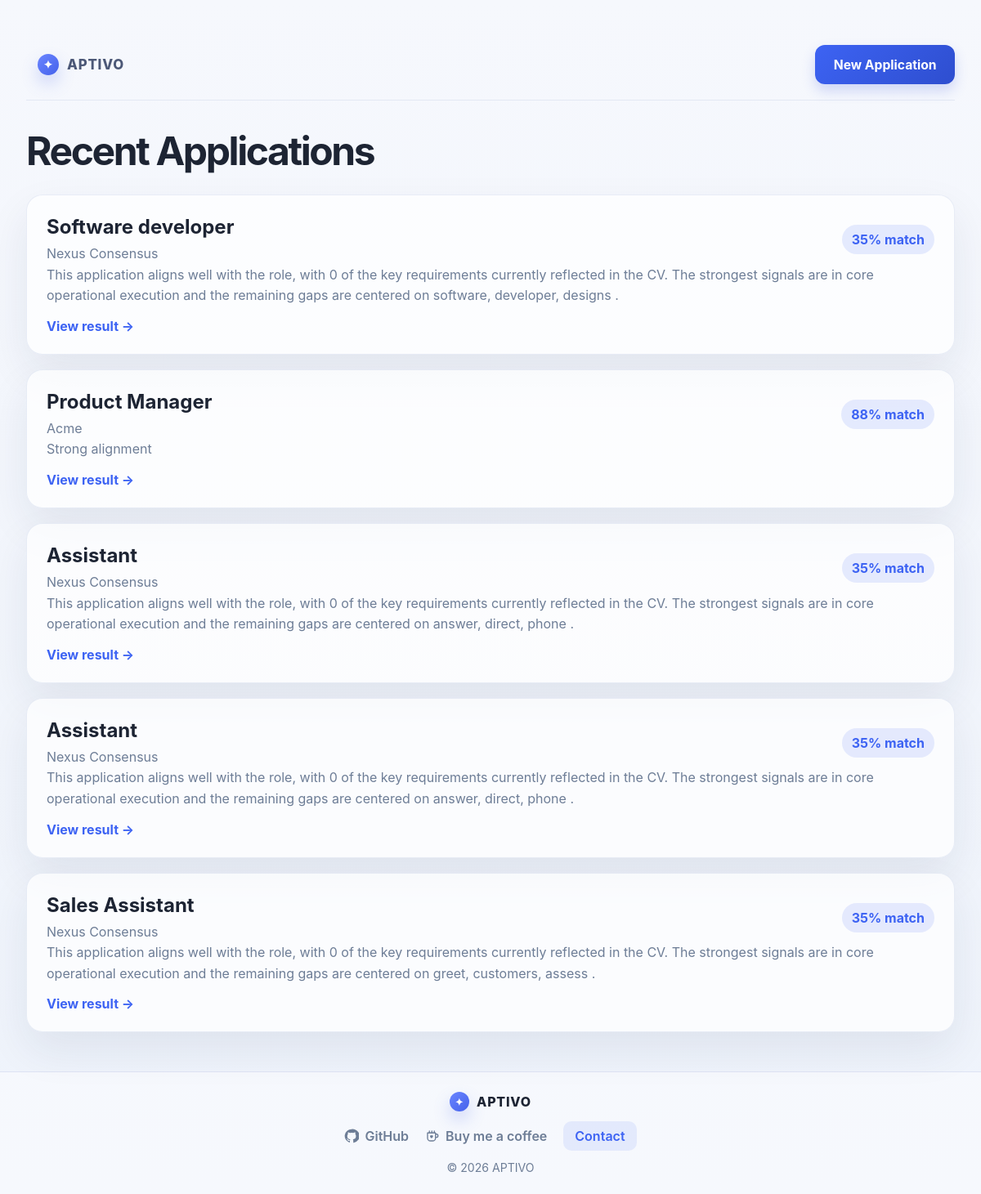
Page /dashboard on the earlier database version.
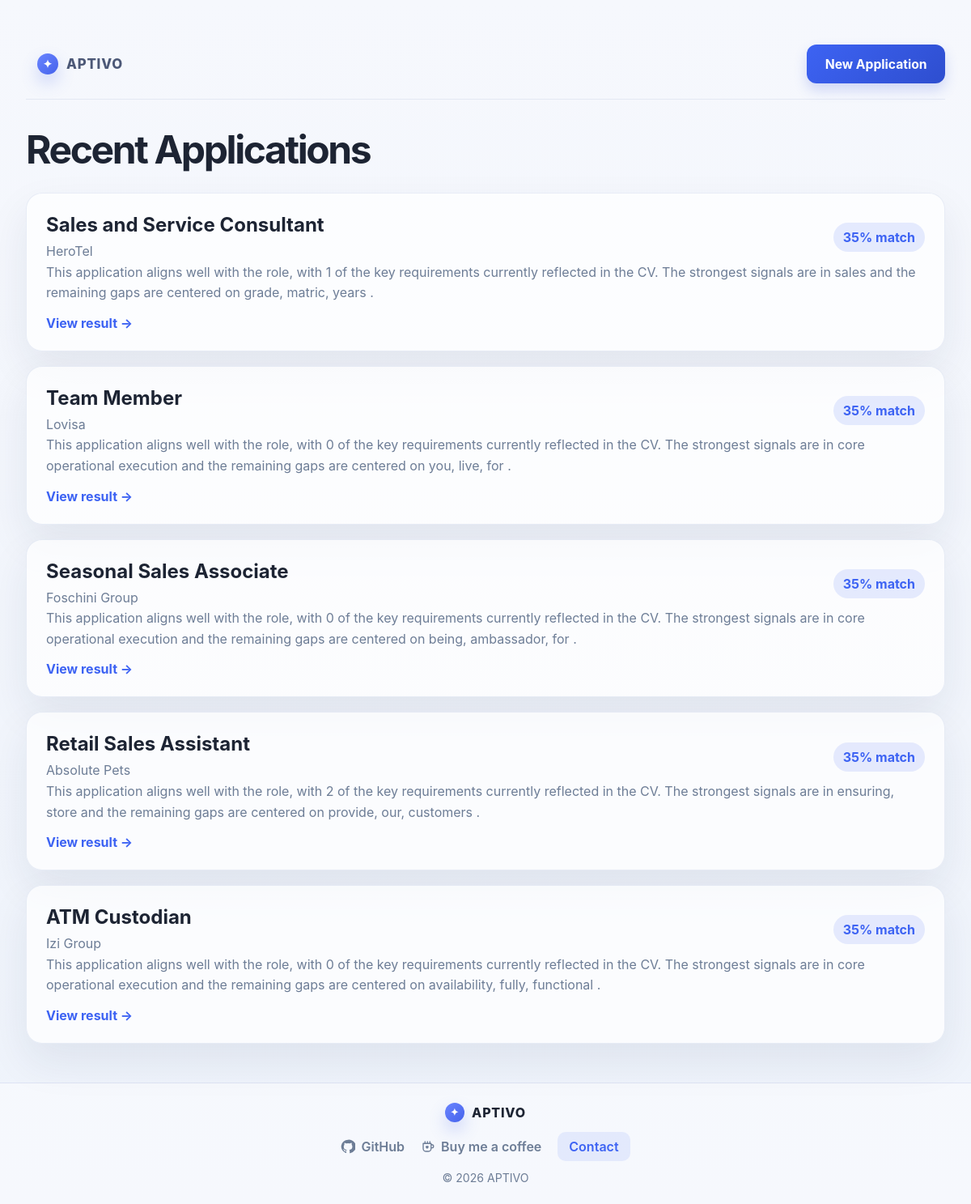
Same page on the later database version.
### tables this page shows
CREATE TABLE applications (
                id INTEGER PRIMARY KEY AUTOINCREMENT,
                company TEXT,
                role TEXT,
                job_description TEXT,
                cv_text TEXT,
                cover_letter TEXT,
                match_score INTEGER,
                summary TEXT,
                strengths TEXT,
                gaps TEXT,
                created_at TIMESTAMP DEFAULT CURRENT_TIMESTAMP
            , tailored_cv TEXT);

### app.py (the view)
@app.route("/dashboard")
def dashboard():
    with get_db_connection() as conn:
        rows = execute_query(
            conn,
            "SELECT * FROM applications ORDER BY id DESC LIMIT 5"
        ).fetchall()
    return render_template("dashboard.html", applications=rows)

### app.py (called while the page is built)
def get_db_connection():
    database_url = os.environ.get("DATABASE_URL")
    if database_url:
        import psycopg
        from psycopg.rows import dict_row
        if database_url.startswith("postgres://"):
            database_url = database_url.replace("postgres://", "postgresql://", 1)
        return psycopg.connect(database_url, row_factory=dict_row, connect_timeout=10)
    conn = sqlite3.connect("applications.db")
    conn.row_factory = sqlite3.Row
    return conn

def execute_query(conn, statement, parameters=()):
    if isinstance(conn, sqlite3.Connection):
        return conn.execute(statement, parameters)
    return conn.execute(statement.replace("?", "%s"), parameters)

### templates/dashboard.html (shortened to what this page needs)
<!DOCTYPE html>
<html lang="en">
  <head>
    <link rel="stylesheet" href="{{ url_for('static', filename='style.css') }}" />
  </head>
  <body class="dashboard-page">
    <div class="dashboard-shell">
      <header class="topbar dark-row">
        <a class="side-link" href="{{ url_for('index') }}"><div class="brand-wrap">
          <span class="brand-mark">✦</span>
          <span class="brand-name">APTIVO</span>
        </div>
        <div class="header-actions">
          <a class="primary-button" href="{{ url_for('application') }}">New Application</a>
        </div></a>
      </header>
      <main class="dashboard-main">
        <h1>Recent Applications</h1>
        {% if applications %}
          <div class="application-list">
            {% for app in applications %}
              <article class="app-card">
                <div class="app-head">
                  <div>
                    <h2>{{ app["role"] }}</h2>
                    <p>{{ app["company"] }}</p>
                  </div>
                  <span class="chip">{{ app["match_score"] }}% match</span>
                </div>
                <p class="app-summary">{{ app["summary"] }}</p>
                <a href="{{ url_for('result', application_id=app['id']) }}" class="text-link">View result →</a>
              </article>
            {% endfor %}
          </div>
        {% else %}
          <div class="empty-state">
            <h2>No saved applications yet.</h2>
            <p>Start with your first job application and let the system tailor the answer.</p>
          </div>
        {% endif %}
      </main>
    </div>
    {% include "_footer.html" %}
  </body>
</html>

### templates/_footer.html (shortened to what this page needs)
<footer class="site-footer">
  <div class="site-footer-content">
    <a class="site-footer-brand" href="{{ url_for('index') }}" aria-label="APTIVO home">
      <span class="brand-mark">✦</span>
      <span>APTIVO</span>
    </a>
    <nav class="site-footer-links" aria-label="Footer links">
      <a href="https://github.com/SipheDilima247" target="_blank" rel="noopener noreferrer">
        GitHub
      </a>
      <a href="https://ko-fi.com/siphedilima247" target="_blank" rel="noopener noreferrer">
        Buy me a coffee
      </a>
      <a class="site-footer-contact" href="mailto:SipheleleDilima@hotmail.com">Contact</a>
    </nav>
    <p class="site-footer-copyright">© 2026 APTIVO</p>
  </div>
</footer>

### static/style.css (style rules this page uses)
:root { --bg-page: #f3f6fb; --bg-surface: #ffffff; --bg-soft: #edf3ff; --primary: #3d63f3; --primary-dark: #2e4ecf; --primary-soft: rgba(61, 99, 243, 0.12); --text: #1d2433; --muted: #6d7d96; --line: #dfe7f7; --success-bg: rgba(101, 193, 119, 0.08); --success-text: #1f8d53; --shadow: 0 22px 52px rgba(22, 34, 72, 0.08); }
* { box-sizing: border-box; }
html, body { margin: 0; min-height: 100%; font-family: Inter, "Segoe UI", sans-serif; background: linear-gradient(180deg, #f6f8fd 0%, #eef3fb 100%); color: var(--text); }
a { text-decoration: none; color: inherit; }
body { min-height: 100vh; }
.page-shell, .wizard-shell, .dashboard-shell, .result-shell { max-width: 1280px; margin: 0 auto; padding: 24px 32px 48px; }
.topbar { display: flex; align-items: center; justify-content: space-between; padding: 18px 0 12px; }
.side-link { display: flex; align-items: center; gap: 12px; padding: 12px 14px; border-radius: 12px; color: #4c5877; font-weight: 600; text-decoration: none; }
.brand-wrap { display: flex; align-items: center; gap: 10px; font-weight: 800; letter-spacing: 0.05em; }
.brand-mark { display: inline-flex; align-items: center; justify-content: center; width: 26px; height: 26px; border-radius: 50%; background: linear-gradient(135deg, #7aa3ff 0%, #425ee8 100%); color: white; font-size: 14px; box-shadow: 0 6px 18px rgba(54, 90, 214, 0.28); }
.brand-name { font-size: 1.05rem; }
.site-footer { border-top: 1px solid rgba(127, 141, 206, 0.2); padding: 24px; background: rgba(255, 255, 255, 0.42); }
.site-footer-content { max-width: 1180px; margin: 0 auto; display: flex; flex-direction: column; align-items: center; gap: 12px; text-align: center; }
.site-footer-brand { display: inline-flex; align-items: center; gap: 9px; color: inherit; font-weight: 800; letter-spacing: 0.05em; }
.site-footer-brand .brand-mark { width: 24px; height: 24px; font-size: 0.76rem; }
.site-footer-links { display: flex; align-items: center; justify-content: center; gap: 20px; flex-wrap: wrap; color: var(--muted); font-weight: 600; }
.site-footer-links a { color: var(--muted); }
.site-footer-links a:not(.site-footer-contact) { display: inline-flex; align-items: center; gap: 7px; }
.site-footer-icon { width: 18px; height: 18px; flex: 0 0 18px; }
.site-footer-links .site-footer-contact { padding: 8px 14px; border-radius: 10px; background: rgba(61, 99, 243, 0.1); color: var(--primary); }
.site-footer-copyright { margin: 0; color: var(--muted); font-size: 0.88rem; }
.header-actions { display: flex; align-items: center; gap: 14px; }
.link-button, .primary-button, .secondary-button, .upload-button, .text-link { display: inline-flex; align-items: center; justify-content: center; border-radius: 12px; transition: all 0.2s ease; }
.primary-button, .secondary-button { cursor: pointer; border: none; font-weight: 700; font-size: 0.98rem; padding: 0.9rem 1.4rem; }
.primary-button { background: linear-gradient(135deg, var(--primary) 0%, var(--primary-dark) 100%); color: white; box-shadow: 0 8px 16px rgba(70, 95, 223, 0.22); }
.score-card p, .info-row span, .app-summary, .empty-state p, .app-card p { color: var(--muted); line-height: 1.6; }
.dashboard-page { padding-top: 12px; }
.dark-row { border-bottom: 1px solid rgba(121, 138, 188, 0.15); padding-bottom: 18px; }
.dashboard-main { padding-top: 32px; }
.dashboard-main h1 { margin: 0 0 24px; font-size: clamp(2rem, 4vw, 3rem); letter-spacing: -0.05em; }
.application-list { display: grid; gap: 18px; }
.app-card { background: rgba(255, 255, 255, 0.72); border: 1px solid rgba(117, 140, 196, 0.15); border-radius: 20px; box-shadow: var(--shadow); padding: 24px; }
.app-head { display: flex; align-items: center; justify-content: space-between; gap: 14px; }
.app-card h2 { margin: 0 0 6px; }
.app-card p { margin: 0; }
.chip { display: inline-flex; align-items: center; justify-content: center; padding: 8px 12px; border-radius: 999px; font-weight: 700; background: rgba(61, 99, 243, 0.12); color: var(--primary); }
.text-link { display: inline-flex; margin-top: 14px; color: var(--primary); font-weight: 700; }
.sidebar-brand .brand-mark, .brand-mark { display: inline-flex; align-items: center; justify-content: center; width: 26px; height: 26px; border-radius: 50%; background: linear-gradient(135deg, #6a85ff, #4562eb); color: #fff; box-shadow: 0 10px 20px rgba(80, 108, 235, 0.25); font-size: 0.85rem; }
.sidebar-brand .brand-name, .brand-name { font-size: 1.05rem; }

Differences in the rows shown:
no longer on this page (row unchanged): applications: role "Software developer", company "Nexus Consensus", match_score "35", summary "This application aligns well with the role, with 0 of the key requirements currently reflected in the CV. The strongest signals are in core operational execution and the remaining gaps are centered on software, developer, designs ."
no longer on this page (row unchanged): applications: role "Product Manager", company "Acme", match_score "88", summary "Strong alignment"
no longer on this page (row unchanged): applications: role "Assistant", company "Nexus Consensus", match_score "35", summary "This application aligns well with the role, with 0 of the key requirements currently reflected in the CV. The strongest signals are in core operational execution and the remaining gaps are centered on answer, direct, phone ."
no longer on this page (row unchanged): applications: role "Assistant", company "Nexus Consensus", match_score "35", summary "This application aligns well with the role, with 0 of the key requirements currently reflected in the CV. The strongest signals are in core operational execution and the remaining gaps are centered on answer, direct, phone ."
no longer on this page (row unchanged): applications: role "Sales Assistant", company "Nexus Consensus", match_score "35", summary "This application aligns well with the role, with 0 of the key requirements currently reflected in the CV. The strongest signals are in core operational execution and the remaining gaps are centered on greet, customers, assess ."
added applications: role "Sales and Service Consultant", company "HeroTel", match_score "35", summary "This application aligns well with the role, with 1 of the key requirements currently reflected in the CV. The strongest signals are in sales and the remaining gaps are centered on grade, matric, years ."
added applications: role "Team Member", company "Lovisa", match_score "35", summary "This application aligns well with the role, with 0 of the key requirements currently reflected in the CV. The strongest signals are in core operational execution and the remaining gaps are centered on you, live, for ."
added applications: role "Seasonal Sales Associate", company "Foschini Group", match_score "35", summary "This application aligns well with the role, with 0 of the key requirements currently reflected in the CV. The strongest signals are in core operational execution and the remaining gaps are centered on being, ambassador, for ."
added applications: role "Retail Sales Assistant", company "Absolute Pets", match_score "35", summary "This application aligns well with the role, with 2 of the key requirements currently reflected in the CV. The strongest signals are in ensuring, store and the remaining gaps are centered on provide, our, customers ."
added applications: role "ATM Custodian", company "Izi Group", match_score "35", summary "This application aligns well with the role, with 0 of the key requirements currently reflected in the CV. The strongest signals are in core operational execution and the remaining gaps are centered on availability, fully, functional ."
